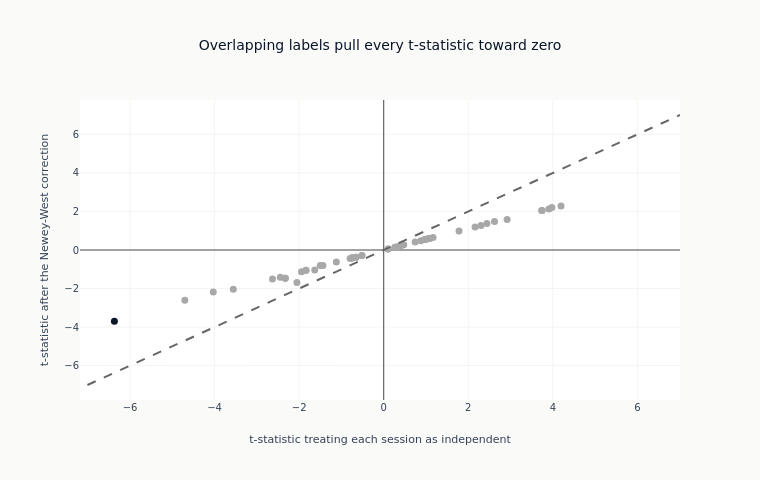

The notebook cell this image was saved under:
### Markdown cell above
### What the overlap correction costs

One point per feature: its t-statistic before the correction against its t-statistic
after. The dashed line is where the two agree. A point below it in the upper half, or
above it in the lower half, is a feature whose evidence was overstated by treating
overlapping observations as independent.

### Code cell
fig = go.Figure(
    go.Scatter(
        x=eval_summary["naive_t"].to_list(),
        y=eval_summary["hac_t"].to_list(),
        mode="markers",
        marker=dict(
            color=[SURVIVES if s else DOES_NOT for s in eval_summary["fdr_sig"].to_list()],
            size=7,
        ),
        text=eval_summary["feature"].to_list(),
        showlegend=False,
    )
)
max_t = (
    max(
        eval_summary["naive_t"].cast(pl.Float64, strict=False).abs().max() or 1.0,
        eval_summary["hac_t"].cast(pl.Float64, strict=False).abs().max() or 1.0,
    )
    * 1.1
)
fig.add_trace(
    go.Scatter(
        x=[-max_t, max_t],
        y=[-max_t, max_t],
        mode="lines",
        line=dict(dash="dash", color=GRAY_FILLS["border"]),
        showlegend=False,
    )
)
fig.update_layout(
    template="ml4t",
    height=480,
    width=760,
    title_text="Overlapping labels pull every t-statistic toward zero",
    xaxis_title="t-statistic treating each session as independent",
    yaxis_title="t-statistic after the Newey-West correction",
)
fig.show()

### Figure 1 — Plotly figure (JSON) as saved in the notebook; plotly's stock layout.template omitted (floating-point values rounded to 4 significant figures)
{"data": [{"marker": {"color": ["#a8a8a8", "#a8a8a8", "#0a1628", "#a8a8a8", "#a8a8a8", "#a8a8a8", "#a8a8a8", "#a8a8a8", "#a8a8a8", "#a8a8a8", "#a8a8a8", "#a8a8a8", "#a8a8a8", "#a8a8a8", "#a8a8a8", "#a8a8a8", "#a8a8a8", "#a8a8a8", "#a8a8a8", "#a8a8a8", "#a8a8a8", "#a8a8a8", "#a8a8a8", "#a8a8a8", "#a8a8a8", "#a8a8a8", "#a8a8a8", "#a8a8a8", "#a8a8a8", "#a8a8a8", "#a8a8a8", "#a8a8a8", "#a8a8a8", "#a8a8a8", "#a8a8a8", "#a8a8a8", "#a8a8a8", "#a8a8a8", "#a8a8a8", "#a8a8a8", "#a8a8a8", "#a8a8a8", "#a8a8a8", "#a8a8a8", "#a8a8a8", "#a8a8a8", "#a8a8a8", "#a8a8a8", "#a8a8a8", "#a8a8a8", "#a8a8a8"], "size": 7}, "mode": "markers", "showlegend": false, "text": ["mom_accel_long", "vol_63d", "carry_momentum_5d", "vol_126d", "vol_yz_21d", "vol_21d", "dist_from_6m_low", "fft_energy_63d", "vol_ratio_medium", "ret_252d", "carry_momentum_21d", "skip_month_mom", "sharpe_252d", "curvature_rank", "curve_curvature_norm", "carry_zscore_63d", "arima_carry_forecast", "sharpe_composite", "fft_spectral_entropy", "ret_5d", "carry_pct", "carry_rank", "dist_from_52w_high", "carry_mom_interaction", "arima_carry_residual", "vr_63d", "ma_ratio_50", "momentum_composite", "sharpe_126d", "sharpe_rank_126d", "mom_rank_21d", "ret_21d", "ma_ratio_200", "vol_ratio_short", "mom_rank_63d", "ret_63d", "mom_accel_medium", "sharpe_21d", "carry_21d", "rsi_14", "rsi_rank", "carry_zscore_126d", "ma_ratio_21", "carry_mom_composite", "fft_energy_126d", "mom_accel_short", "fft_spectral_energy", "mom_rank_126d", "ret_126d", "sharpe_63d", "sharpe_rank_63d"], "type": "scatter", "x": [-4.704, 4.194, -6.371, 3.907, 3.749, 3.735, 3.977, -4.032, 2.919, 2.621, -3.558, 2.441, 2.3, -2.328, -2.328, -2.631, -2.447, 1.781, 2.161, -1.631, -1.839, -1.839, -1.438, -1.945, -2.053, -1.502, 1.166, 1.042, 1.086, 1.086, 0.9767, 0.9767, 0.9759, -1.12, -0.7551, -0.7551, -0.7336, 0.7424, 0.8756, -0.6559, -0.6559, -0.7943, 0.4738, -0.5119, -0.5207, 0.3523, 0.4065, 0.2656, 0.2656, 0.101, 0.101], "y": [-2.603, 2.28, -3.699, 2.13, 2.048, 2.044, 2.211, -2.177, 1.577, 1.485, -2.042, 1.372, 1.266, -1.471, -1.471, -1.506, -1.41, 0.9881, 1.191, -1.039, -1.049, -1.049, -0.8028, -1.125, -1.689, -0.8018, 0.6475, 0.5806, 0.5974, 0.5974, 0.5501, 0.5501, 0.539, -0.6222, -0.4127, -0.4127, -0.4017, 0.4192, 0.4847, -0.3716, -0.3716, -0.4469, 0.272, -0.2885, -0.2792, 0.1903, 0.2199, 0.1459, 0.1459, 0.05478, 0.05478]}, {"line": {"color": "#666666", "dash": "dash"}, "mode": "lines", "showlegend": false, "type": "scatter", "x": [-7.008, 7.008], "y": [-7.008, 7.008]}], "layout": {"height": 480, "title": {"text": "Overlapping labels pull every t-statistic toward zero"}, "width": 760, "xaxis": {"title": {"text": "t-statistic treating each session as independent"}}, "yaxis": {"title": {"text": "t-statistic after the Newey-West correction"}}}}
